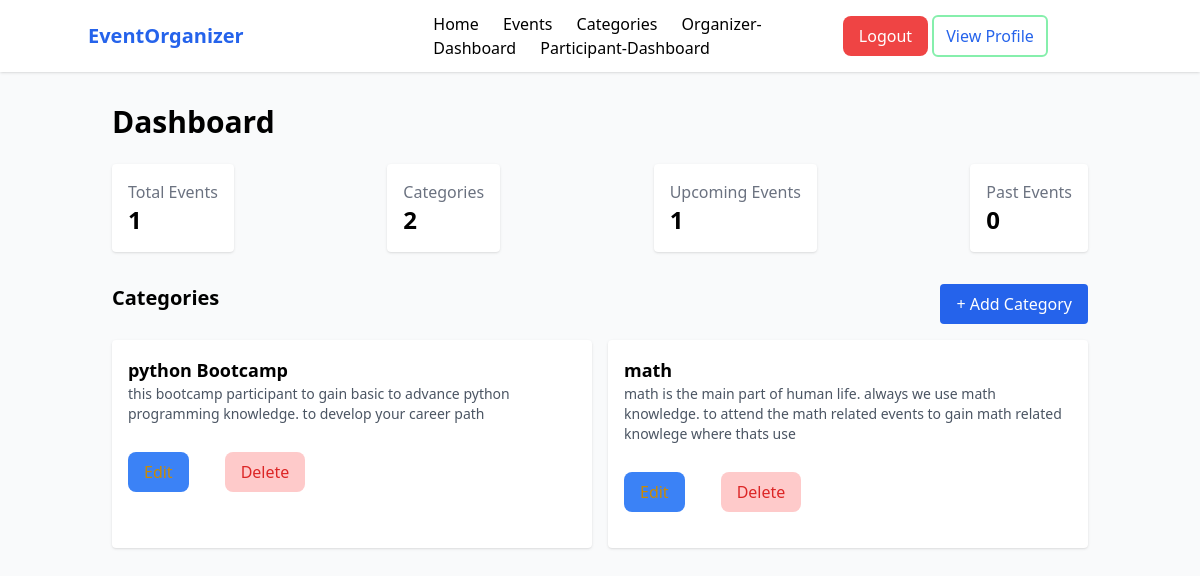
The app's page /events/dashboard/?type=categories (signed in) with its own data.
### events/models.py (models this page shows, shortened)
class Category(models.Model):
    name = models.CharField(max_length=200)
    description = models.TextField()

### events/views.py (the view)
# urls.py: path('dashboard/', dashboard, name='dashboard'),
@permission_required('events.view_event', login_url='no-permession')
def dashboard(request):
    today = timezone.now().date()
    counts = {
        'events': Event.objects.aggregate(
            total=Count('id'),
            upcoming=Count('id', filter=Q(date__gte=today)),
            past=Count('id', filter=Q(date__lt=today)),
        ),
        'categories': Category.objects.aggregate(total=Count('id')),
        'users': {
            'total': Event.participants.through.objects.count()  # number of RSVP entries
        }
    }
    data = Event.objects.select_related('category').prefetch_related('participants')
    type = request.GET.get('type', 'all')
    data_type = 'events'
    if type == 'upcoming':
        data = data.filter(date__gte=today)
        data_type = 'upcoming_events'
    elif type == 'past':
        data = data.filter(date__lt=today)
        data_type = 'past_events'
    elif type == 'categories':
        data = Category.objects.annotate(event_count=Count('events'))
        data_type = 'categories'
    return render(request, 'events/dashboard.html', {
        'counts': counts,
        'data': data,
        'data_type': data_type,
    })

### events/templates/events/dashboard.html (shortened to what this page needs)
{% load static %}
<!DOCTYPE html>
<html lang="en">
<head>
    <link rel="stylesheet" href="{% static 'css/output.css' %}">
</head>
<body class="bg-gray-50">
{% include "events/navbar.html" %}
<section class="py-8">
    <div class="container mx-auto px-6">
        <h1 class="text-3xl font-bold mb-6">Dashboard</h1>
        <div class="flex justify-between mb-8">
            <a href="?type=events" class="bg-white p-4 rounded shadow hover:bg-blue-50 block">
                <h3 class="text-gray-500">Total Events</h3>
                <p class="text-2xl font-bold">{{ counts.events.total }}</p>
            </a>
            <a href="?type=categories" class="bg-white p-4 rounded shadow hover:bg-blue-50 block">
                <h3 class="text-gray-500">Categories</h3>
                <p class="text-2xl font-bold">{{ counts.categories.total }}</p>
            </a>
            <a href="?type=upcoming" class="bg-white p-4 rounded shadow hover:bg-blue-50 block">
                <h3 class="text-gray-500">Upcoming Events</h3>
                <p class="text-2xl font-bold">{{ counts.events.upcoming }}</p>
            </a>
            <a href="?type=past" class="bg-white p-4 rounded shadow hover:bg-blue-50 block">
                <h3 class="text-gray-500">Past Events</h3>
                <p class="text-2xl font-bold">{{ counts.events.past }}</p>
            </a>
        </div>
        <div class="data-section">
            {% if data_type in "events upcoming_events past_events" %}
                <div class="flex justify-between mb-4">
                    <h2 class="text-xl font-semibold">Events</h2>
                    <a href="{% url 'event_create' %}" class="bg-blue-600 text-white px-4 py-2 rounded hover:bg-blue-700">
                        + Add Event
                    </a>
                </div>
                <div class="grid grid-cols-1 md:grid-cols-2 gap-4">
                    {% for event in data %}
                    <div class="bg-white p-4 rounded shadow">
                        <h3 class="text-lg font-bold">{{ event.name }}</h3>
                        <p class="text-sm text-gray-600">{{ event.date }} at {{ event.location }}</p>
                        <div class="mt-2 flex">
                            <a href="{% url 'event_detail' event.id %}" class="text-blue-600 hover:underline mr-4 bg-green-200 py-2 px-4 my-5 rounded-lg">View</a>
                            <a href="{% url 'event_update' event.id %}" class="text-yellow-600 hover:underline mr-4 bg-blue-500 py-2 px-4 my-5 rounded-lg">Edit</a>
                            <a href="{% url 'event_delete' event.id %}" class="text-red-600 hover:underline mr-4 bg-red-200 py-2 px-4 my-5 rounded-lg">Delete</a>
                        </div>
                    </div>
                    {% empty %}
                    <p>No events found.</p>
                    {% endfor %}
                </div>
            {% elif data_type == "categories" %}
                <div class="flex justify-between mb-4">
                    <h2 class="text-xl font-semibold">Categories</h2>
                    <a href="{% url 'category_create' %}" class="bg-blue-600 text-white px-4 py-2 rounded hover:bg-blue-700">
                        + Add Category
                    </a>
                </div>
                <div class="grid grid-cols-1 md:grid-cols-2 gap-4">
                    {% for c in data %}
                    <div class="bg-white p-4 rounded shadow">
                        <h3 class="text-lg font-bold">{{ c.name }}</h3>
                        <p class="text-sm text-gray-600">{{ c.description }}</p>
                        <div class="mt-2 flex gap-5">
                            <a href="{% url 'category_update' c.id %}" class="text-yellow-600 hover:underline mr-4 bg-blue-500 py-2 px-4 my-5 rounded-lg">Edit</a>
                            <a href="{% url 'category_delete' c.id %}" class="text-red-600 hover:underline mr-4 bg-red-200 py-2 px-4 my-5 rounded-lg">Delete</a>
                        </div>
                    </div>
                    {% empty %}
                    <p>No categories found.</p>
                    {% endfor %}
                </div>
            {% endif %}
        </div>
    </div>
</section>
</body>
</html>

### records on screen
Category: name "python Bootcamp", description "this bootcamp participant to gain basic to advance python programming knowledge. to develop your career path"
Category: name "math", description "math is the main part of human life. always we use math knowledge. to attend the math related events to gain math related knowlege where thats use"

### other values on screen
{{ counts.events.total }} "1"
{{ counts.categories.total }} "2"
{{ counts.events.upcoming }} "1"
{{ counts.events.past }} "0"
